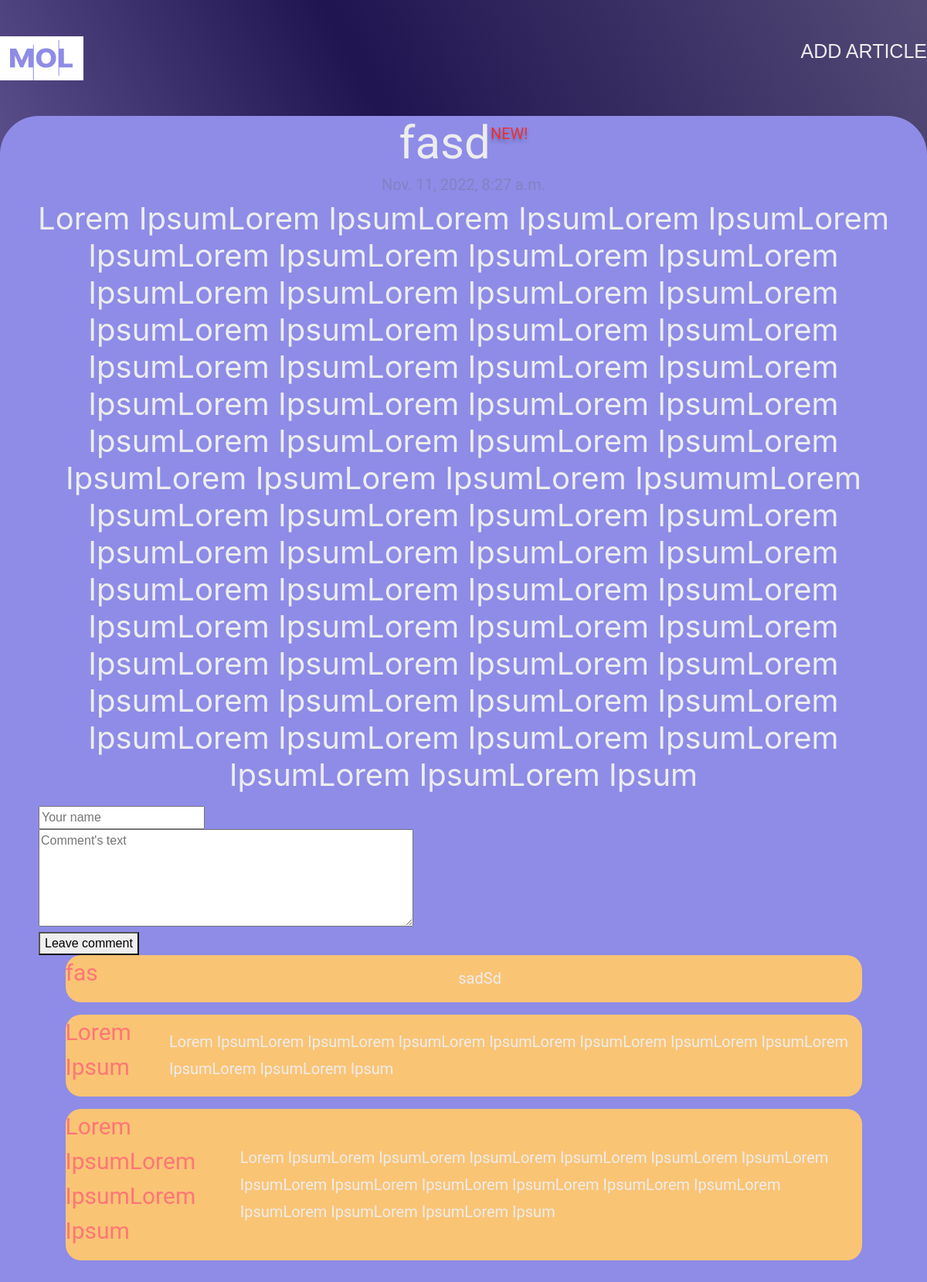
Page /4/ on the committed database.
### mysite/apps/blog/models.py (models this page shows, shortened)
class Article(models.Model):
    a_title = models.CharField('Article Name', max_length=200)
    a_text = models.TextField('Article Text')
    a_date = models.DateTimeField('Published on')
    def was_published_recently(self):
        return self.a_date >= (timezone.now() - datetime.timedelta(days=7))

class Comment(models.Model):
    article = models.ForeignKey(Article, on_delete=models.CASCADE)
    auth_name = models.CharField('Author', max_length=50)
    comm_text = models.CharField("Text", max_length=200)

### mysite/apps/blog/views.py (the view)
# urls.py: path('<int:article_id>/', views.detail, name='detail'),
def detail(request, article_id):
    try:
        a = Article.objects.get(id=article_id)
    except:
        raise Http404('Article Not Found')
    latest_comments_list = a.comment_set.order_by('-id')[:10]
    return render(request, 'blog/detail.html', {'article': a, 'latest_comments_list': latest_comments_list})

### mysite/templates/blog/detail.html (shortened to what this page needs)
{% extends 'base.html' %}
{% block content %}
<div class="theart">
    <div>
        <h2>{{article.a_title}}</h2>
    {%if article.was_published_recently%}
    <h1>NEW!</h1>{%endif%}
    </div>
    <h3>{{article.a_date}}</h3>
    <p>{{article.a_text}}</p>
</div>
<div class="your_com">
    <form action="{% url 'blog:leave_comment' article.id%}" method="POST">
        <input type="text" class="form" required placeholder="Your name" name="name"><br>
        <textarea name="text" class="form" required placeholder="Comment's text" cols="50" rows="5"></textarea><br>
        <button type="submit">Leave comment</button>
    </form>
</div>
{% if latest_comments_list%}
{%for c in latest_comments_list%}
<li>
    <div class="comments">
        <p class="comm">
            <strong>{{c.auth_name}}</strong>
        </p>
        <p class="zabal">
            {{c.comm_text}}
        </p>
    </div>
</li>
{%endfor%}
{%else%}
    <div class="comments">
        <h4>No Comments</h4>
    </div>
{%endif%}
{% endblock %}

### mysite/apps/blog/static/blog/css/style.css (style rules this page uses)
* { box-sizing: border-box; margin: 0; }
body { font-family: sans-serif; background: rgba(0, 0, 0, 1); background-image: linear-gradient(243.17deg, rgba(171, 153, 242, 0.491659) 0%, rgba(91, 57, 231, 0.35) 34.25%, rgba(171, 153, 242, 0.664844) 65.9%, rgba(91, 57, 231, 0.35) 99.63%); }
.theart>div { display: flex; margin: 0 auto; max-width: 1620px; justify-content: center; }
.theart h2 { text-align: center; font-family: 'Roboto'; font-style: normal; font-weight: 400; font-size: 60px; line-height: 70px; color: #EDEDED; }
.theart h3 { text-align: center; font-family: 'Roboto'; font-style: normal; font-weight: 400; font-size: 20px; line-height: 23px; color: #8382C2; }
.theart p { text-align: center; font-family: 'Inter'; font-style: normal; font-weight: 400; font-size: 40px; line-height: 48px; color: #EDEDED; }
.theart h1 { font-family: 'Roboto'; font-style: normal; font-weight: 400; font-size: 20px; line-height: 47px; color: #EA2F2F; text-shadow: 0px 4px 4px rgba(0, 0, 0, 0.25); }
.your_com { margin-left: 50px; }
.comments { display: flex; margin: 0 auto; width: 1031px; background: #FAC475; border-radius: 20px; align-items: center; }
.comm strong { font-family: 'Roboto'; font-style: normal; font-weight: 400; font-size: 30px; color: #FF7676; }
li { display: block; margin-bottom: 1em; }
.zabal { max-width: 300; margin: 0 auto; font-family: 'Roboto'; font-style: normal; font-weight: 400; font-size: 20px; line-height: 35px; color: #EDEDED; }

### rows in the picture
Article: a_title "fasd", a_text "Lorem IpsumLorem IpsumLorem IpsumLorem IpsumLorem IpsumLorem IpsumLorem IpsumLorem IpsumLorem IpsumLorem IpsumLorem IpsumLorem IpsumLorem IpsumLorem IpsumLorem IpsumLorem IpsumLorem IpsumLorem IpsumLorem IpsumLorem IpsumLorem IpsumLorem IpsumLorem IpsumLorem IpsumLorem IpsumLorem IpsumLorem IpsumLorem IpsumLorem IpsumLorem IpsumLorem IpsumLorem IpsumumLorem IpsumLorem IpsumLorem IpsumLorem IpsumLorem IpsumLorem IpsumLorem IpsumLorem IpsumLorem IpsumLorem IpsumLorem IpsumLorem IpsumLorem IpsumLorem IpsumLorem IpsumLorem IpsumLorem IpsumLorem IpsumLorem IpsumLorem IpsumLorem IpsumLorem IpsumLorem IpsumLorem IpsumLorem IpsumLorem IpsumLorem IpsumLorem IpsumLorem IpsumLorem IpsumLorem Ipsum"
Comment: auth_name "fas", comm_text "sadSd"
Comment: auth_name "Lorem Ipsum", comm_text "Lorem IpsumLorem IpsumLorem IpsumLorem IpsumLorem IpsumLorem IpsumLorem IpsumLorem IpsumLorem IpsumLorem Ipsum"
Comment: auth_name "Lorem IpsumLorem IpsumLorem Ipsum", comm_text "Lorem IpsumLorem IpsumLorem IpsumLorem IpsumLorem IpsumLorem IpsumLorem IpsumLorem IpsumLorem IpsumLorem IpsumLorem IpsumLorem IpsumLorem IpsumLorem IpsumLorem IpsumLorem Ipsum"
